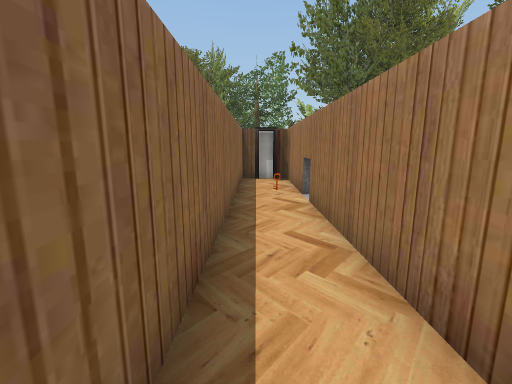
view 1 (above)

17 first-person views from a walk through a scene from a Unity 3-D project. The camera is 1.4 m above the floor, tilts 10° down and sees 90° across. The floor is counted in squares, 1 m on a side. Each view is taken from the middle of a square. On the plan, view 1 faces up. The plan holds only what a view shows up to about 13 squares ahead; the rest is blank. The place goes on beyond the plan. Some animated figures are left out. Some surface patterns are stand-ins.

view 2
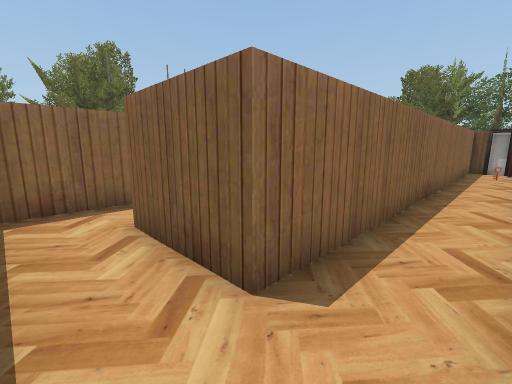

view 3
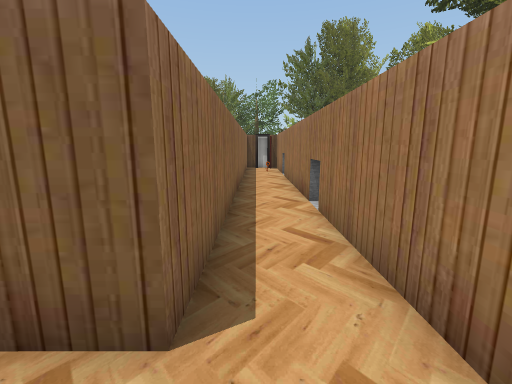

view 4
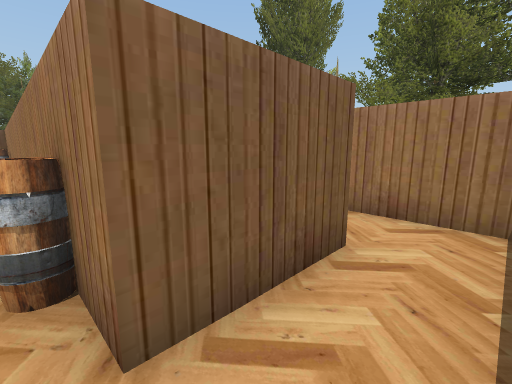

view 5
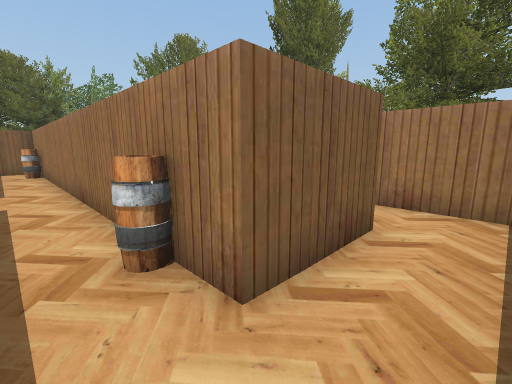

view 6
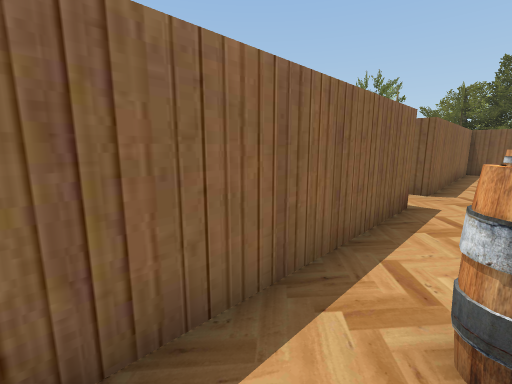

view 7
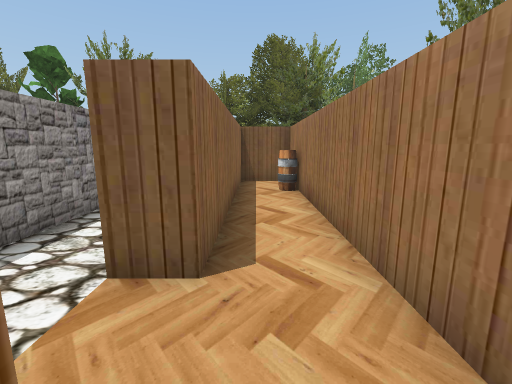

view 8
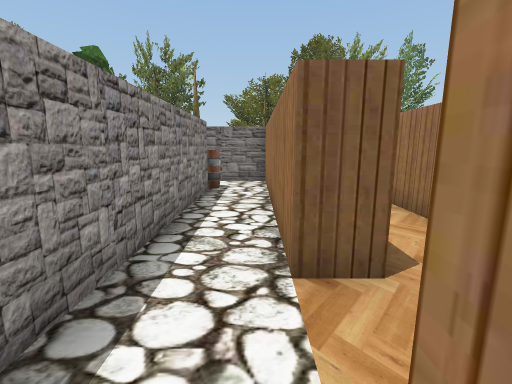

view 9
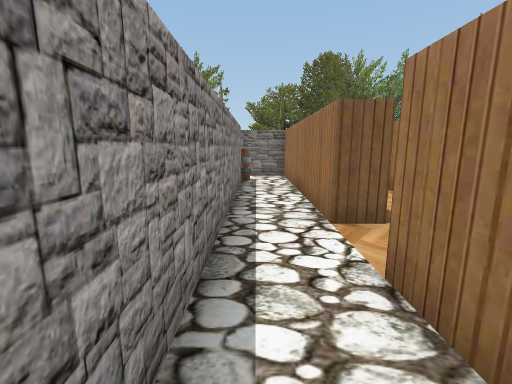

view 10
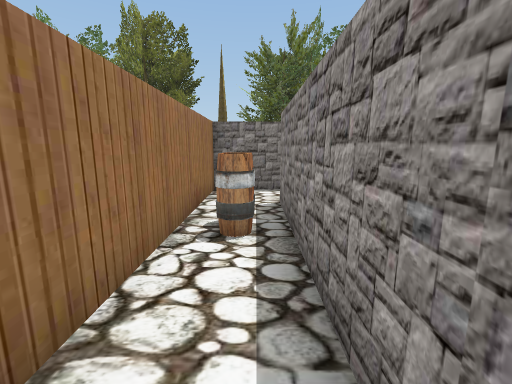

view 11
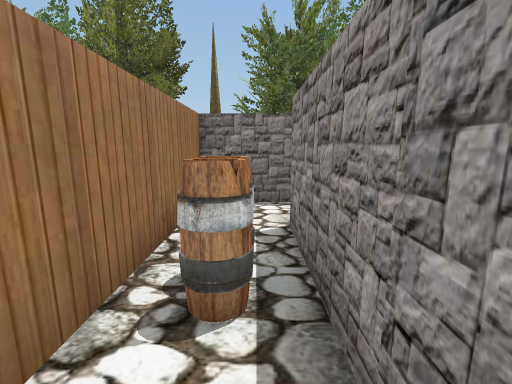

view 12
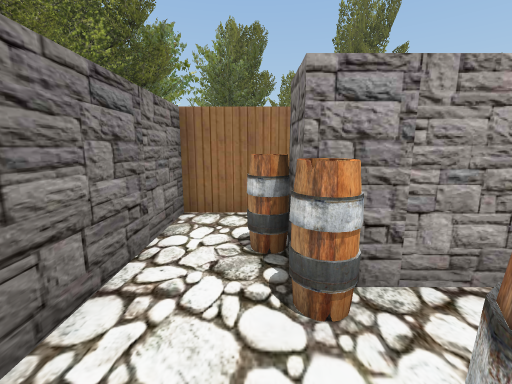

view 13
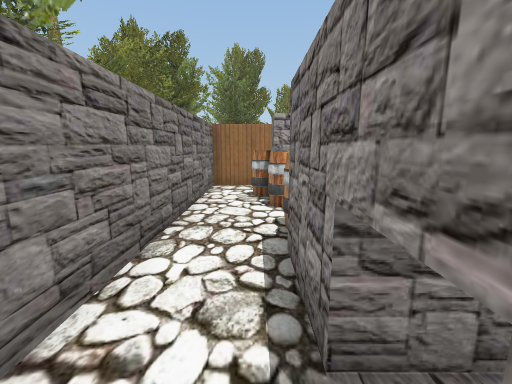

view 14
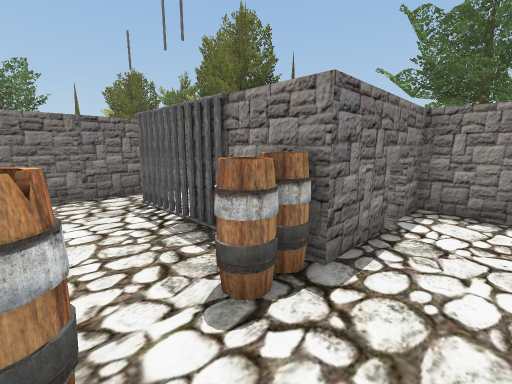

view 15
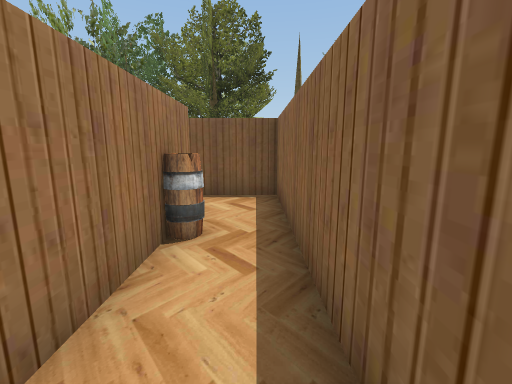

view 16
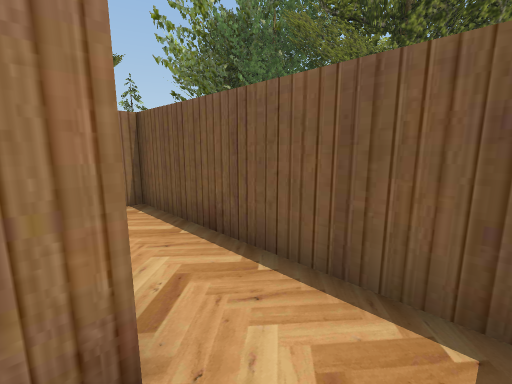

view 17
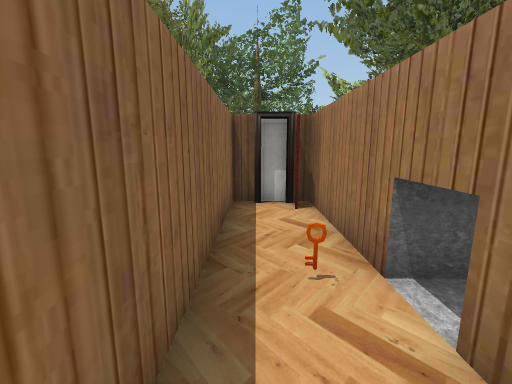

### Floor plan
Points are (right, up) in squares from view 1. A wall is a line through its corners. A room is listed if a view was taken in it or the views show most of it. See-through windows are left out.
Room 1 (views 1, 2, 3, 4, 5, 6, 7, 15, 16, 17)
walls: (-5.6, 1.6) (-5.6, -6.4) (1.4, -6.4) (1.4, 11.6) (-0.6, 11.6) (-0.6, -4.4) (-3.6, -4.4) (-3.6, 8.1); (-3.6, 10.6) (-3.6, 11.6) (-5.6, 11.6) (-5.6, 3.6)
ways out: opening at (-6, 2.5) to room 2
objects: barrel (-4, -3); barrel (-4, 9) to (-4, 10); other object (0, 11) to (1, 11); key (1, 8)
Room 2 (views 8, 9, 10, 11, 12, 13, 14)
walls: (-9.6, 8.6) (-9.6, 9.6); (-5.6, 3.6) (-6.6, 3.6) (-6.6, 11.6) (-14.8, 11.6); (-8.6, 9.4) (-8.6, -4.5); (-16.6, 11.1) (-16.6, 9.6) (-12.6, 9.6) (-12.6, 8.4); (-9, -6.4) (-6.6, -6.4) (-6.6, 1.6)
ways out: opening at (-6, 2.5) to room 1; opening at (-11, 8); opening at (-9.5, -5)
objects: barrel (-12, 9); barrel (-11, 9); barrel (-10, 9) to (-10, 10); barrel (-9, 10) to (-8, 10); barrel (-8, -3); barrel (-8, -2)

Positions as (right, up) in squares from view 1, and headings:
1: (0, 0), facing up
2: (1, -6), facing up-left
3: (0, -6), facing up
4: (-4, -6), facing up-right
5: (-5, -6), facing up-right
6: (-4, -5), facing up-left
7: (-5, 1), facing up
8: (-7, 1), facing up
9: (-8, -1), facing up
10: (-8, 2), facing down
11: (-8, 0), facing down
12: (-12, 10), facing right
13: (-16, 10), facing right
14: (-10, 11), facing down-left
15: (-5, 1), facing down
16: (-5, -4), facing down-right
17: (0, 5), facing up
